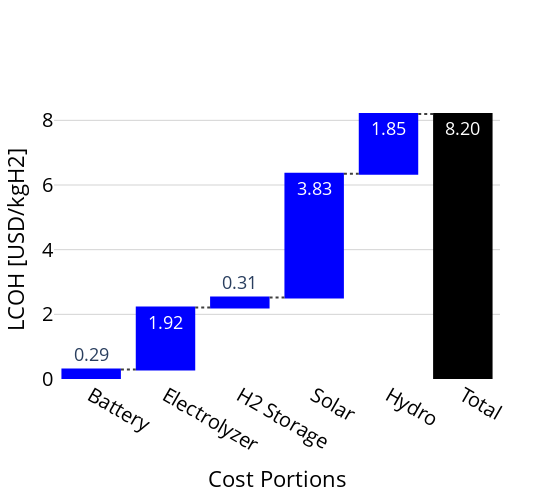

The cell this chart's notebook holds for it:
### Code cell
generate_waterfall_chart(gdf_data, 'trucking')

### Figure 1 — Plotly figure (JSON) as saved in the notebook; plotly's stock layout.template omitted (floating-point values rounded to 4 significant figures)
{"data": [{"connector": {"line": {"color": "rgb(63, 63, 63)", "dash": "dot"}}, "decreasing": {"marker": {"color": "#ff7f0e"}}, "increasing": {"marker": {"color": "#0000ff"}}, "measure": ["relative", "relative", "relative", "relative", "relative", "total"], "orientation": "v", "text": ["0.29", "1.92", "0.31", "3.83", "1.85", "8.20"], "totals": {"marker": {"color": "#000000"}}, "type": "waterfall", "x": ["Battery", "Electrolyzer", "H2 Storage", "Solar", "Hydro", "Total"], "y": [0.2928, 1.918, 0.3076, 3.826, 1.853, 0]}], "layout": {"font": {"size": 18}, "height": 500, "margin": {"b": 50, "l": 50, "r": 50, "t": 100}, "plot_bgcolor": "white", "showlegend": false, "width": 550, "xaxis": {"tickfont": {"color": "black", "size": 20}, "title": {"font": {"color": "black", "size": 22}, "text": "Cost Portions"}}, "yaxis": {"gridcolor": "lightgrey", "showgrid": true, "tickfont": {"color": "black", "size": 20}, "title": {"font": {"color": "black", "size": 22}, "text": "LCOH [USD/kgH2]"}}}}
